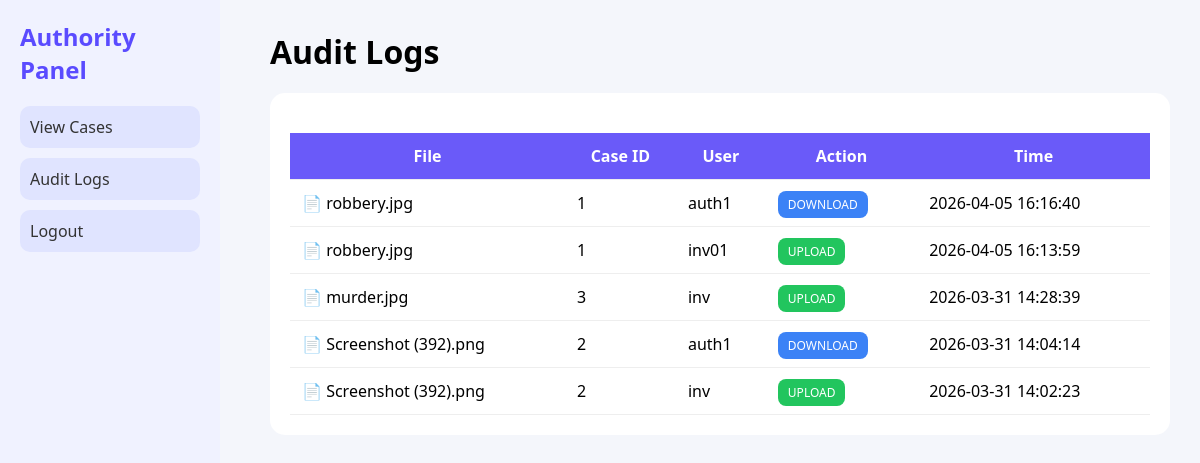
Screenshot of /logs (signed in) with the database file from the repository.
### tables this page shows
CREATE TABLE logs(
        id INTEGER PRIMARY KEY AUTOINCREMENT,
        file TEXT,
        case_id INTEGER,
        user TEXT,
        action TEXT,
        time TIMESTAMP DEFAULT CURRENT_TIMESTAMP
    );

### app.py (the view)
@app.route("/logs")
def logs():
    if "role" not in session:
        return redirect("/login")
    db = get_db()
    logs = db.execute("SELECT * FROM logs ORDER BY time DESC").fetchall()
    return render_template("logs.html", logs=logs)

### app.py (called while the page is built)
def get_db():
    return sqlite3.connect("database.db")

### templates/logs.html (shortened to what this page needs)
<!DOCTYPE html>
<html>
<head>
<link rel="stylesheet" href="/static/css/style.css">
</head>
<body>
<div class="sidebar">
    <h2>Authority Panel</h2>
    <a href="/authority">View Cases</a>
    <a href="/logs">Audit Logs</a>
    <a href="/logout">Logout</a>
</div>
<div class="main">
<h1>Audit Logs</h1>
<div class="box">
<table class="log-table">
<tr>
<th>File</th>
<th>Case ID</th>
<th>User</th>
<th>Action</th>
<th>Time</th>
</tr>
{% for l in logs %}
<tr>
<td>📄 {{l[1]}}</td>
<td>{{l[2]}}</td>
<td>{{l[3]}}</td>
<td>
    {% if l[4] == "UPLOAD" %}
        <span class="badge upload">UPLOAD</span>
    {% else %}
        <span class="badge download">DOWNLOAD</span>
    {% endif %}
</td>
<td>{{l[5]}}</td>
</tr>
{% endfor %}
</table>
</div>
</div>
</body>
</html>

### static/css/style.css (style rules this page uses)
* { margin: 0; padding: 0; box-sizing: border-box; font-family: 'Segoe UI', sans-serif; }
body { background: #f4f6fb; }
.sidebar { width: 220px; background: #f0f2ff; height: 100vh; padding: 20px; position: fixed; }
.sidebar h2 { color: #5a4bff; margin-bottom: 20px; }
.sidebar a { display: block; padding: 10px; background: #e0e4ff; margin: 10px 0; border-radius: 10px; text-decoration: none; color: #333; }
.main { margin-left: 240px; padding: 30px; }
.box { background: white; padding: 20px; border-radius: 15px; margin-top: 20px; }
table { width: 100%; margin-top: 20px; }
td, th { padding: 12px; border-bottom: 1px solid #eee; }

### templates/logs.html (style rules this page uses)
.log-table { width: 100%; border-collapse: collapse; }
.log-table th { background: #6a5af9; color: white; padding: 12px; }
.log-table td { padding: 12px; border-bottom: 1px solid #eee; }
.badge { padding: 5px 10px; border-radius: 8px; color: white; font-size: 12px; }
.upload { background: #22c55e; }
.download { background: #3b82f6; }

### rows the page displays
logs: file "robbery.jpg", case "1", user "auth1", action "DOWNLOAD", time "2026-04-05 16:16:40"
logs: file "robbery.jpg", case "1", user "inv01", action "UPLOAD", time "2026-04-05 16:13:59"
logs: file "murder.jpg", case "3", user "inv", action "UPLOAD", time "2026-03-31 14:28:39"
logs: file "Screenshot (392).png", case "2", user "auth1", action "DOWNLOAD", time "2026-03-31 14:04:14"
logs: file "Screenshot (392).png", case "2", user "inv", action "UPLOAD", time "2026-03-31 14:02:23"
